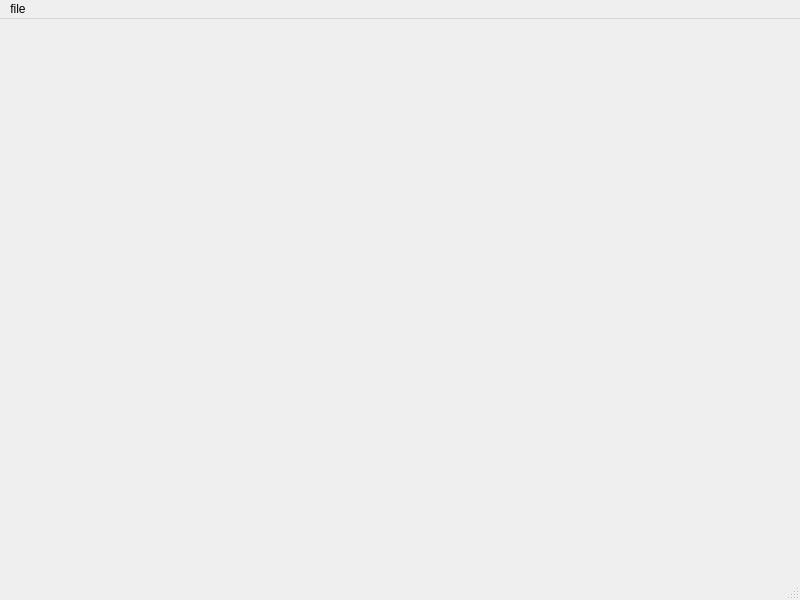
<?xml version="1.0" encoding="UTF-8"?>
<ui version="4.0">
 <class>MainWindow</class>
 <widget class="QMainWindow" name="MainWindow">
  <property name="geometry">
   <rect>
    <x>0</x>
    <y>0</y>
    <width>800</width>
    <height>600</height>
   </rect>
  </property>
  <property name="windowTitle">
   <string>MainWindow</string>
  </property>
  <widget class="QWidget" name="centralwidget"/>
  <widget class="QMenuBar" name="menubar">
   <property name="geometry">
    <rect>
     <x>0</x>
     <y>0</y>
     <width>800</width>
     <height>22</height>
    </rect>
   </property>
   <widget class="QMenu" name="menufile">
    <property name="title">
     <string>file</string>
    </property>
    <addaction name="actioncompile_new_file"/>
   </widget>
   <addaction name="menufile"/>
  </widget>
  <widget class="QStatusBar" name="statusbar"/>
  <action name="actioncompile_new_file">
   <property name="text">
    <string>compile new file</string>
   </property>
  </action>
 </widget>
 <resources/>
 <connections/>
</ui>
